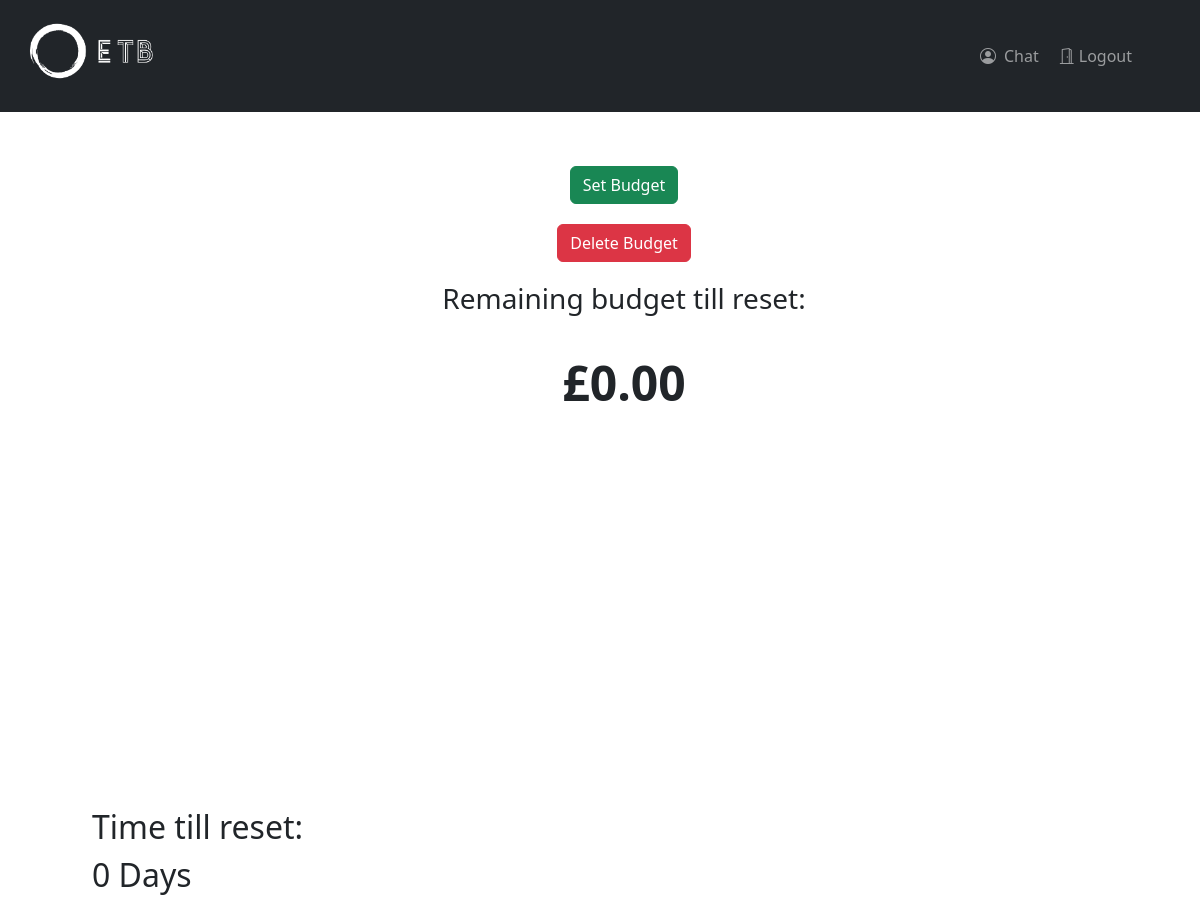
Before: /budget (signed in) with the older database file.
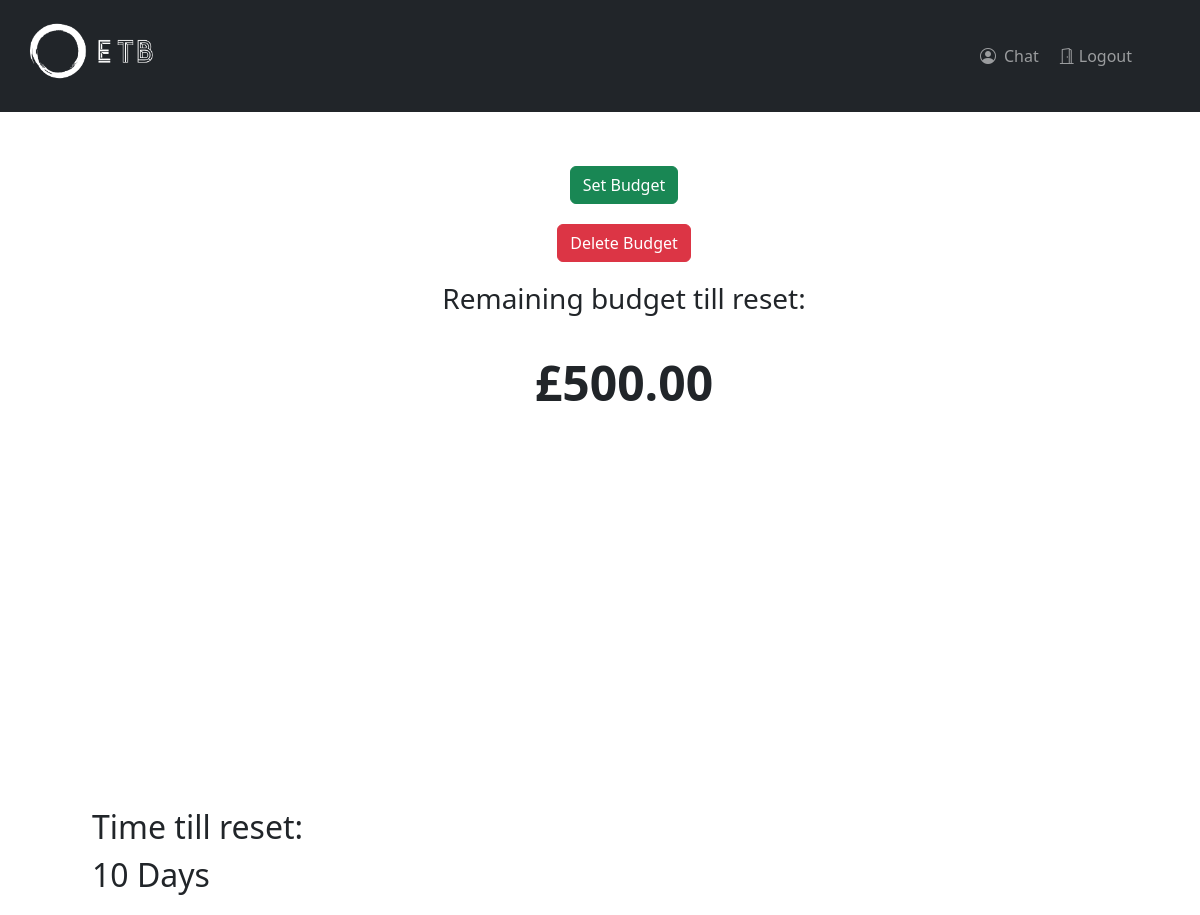
After: the same page with the newer database file.
### homeapp/models.py (models this page shows)
class UserBudget(models.Model):
    userID = models.ForeignKey(settings.AUTH_USER_MODEL, on_delete=models.CASCADE)
    car = models.CharField(max_length=128)
    fuelType = models.CharField(max_length=32, default=None)
    budget = models.DecimalField(max_digits=16,decimal_places=2)
    mpg = models.DecimalField(max_digits=16,decimal_places=2, default=50)
    startDate = models.DateField()
    endDate = models.DateField()

### homeapp/views.py (the view)
# urls.py: path('budget', views.budget, name='budget'),
@login_required(login_url='/login/auth0')
def budget(request):
    context = {}
    userID = request.user
    currentUser = User.objects.get(id=request.user.id)
    if (UserBudget.objects.filter(userID = currentUser).exists()):
        budget = UserBudget.objects.get(userID = currentUser).budget
        endDate = UserBudget.objects.get(userID = currentUser).endDate
        context["budget"] = budget
        endDateFormatted = datetime.strptime(str(endDate), "%Y-%m-%d")
        todayDate = date.today()
        if (endDate <= todayDate):
            UserBudget.objects.get(id = userID.id, endDate=endDate).delete()
            UserBudget.save()
        else:
            resetDate = endDate - todayDate
            resetDate = resetDate.days
            context["resetDate"] = resetDate
    return render(request, 'homeapp/budget.html', context)

### homeapp/templates/homeapp/budget.html (shortened to what this page needs)
{% extends "base.html" %}
{% block content %}
    <div class="row" style="padding-top:2.5%">
        <div class="col-sm-12">
            <div class="ps-5">
            <br>
            <div class="container-fluid">
                <center>
                    <a href="/setbudget"><input type="submit" class="btn btn-success" value="Set Budget" style="margin-bottom: 20px;" /></a><br/>
                    <a href="/budget/delete"><input type="submit" class="btn btn-danger" value="Delete Budget" style="margin-bottom: 20px;" /></a>
                </center>
                <h3>
                    <center>
                        Remaining budget till reset:
                    </center>
                </h3>
                <br>
                <p1>
                    <center>
                        <font size="+5">
                            <b>
                                {% if budget %}
                                £{{budget}}
                                {% else %}
                                £0.00
                                {% endif %}
                            </b>
                        </font>
                    </center>
                </p1>
                <br><br><br><br><br><br><br><br><br><br><br><br><br><br><br><br>
                <ul>
                    <font size="+3">Time till reset:
                    <br>
                    {% if resetDate %}
                        {{resetDate}} Days
                    {% else %}
                        0 Days
                    {% endif %}
                    </font>
                </ul>
            </div>
        </div>
    </div>
{% endblock content %}

### templates/base.html (shortened to what this page needs)
{% load static %}
{% load sass_tags %}
<!DOCTYPE html>
<html lang="en" style="height: 100%; width: 100%;">
<head>
    {% block app_includes %}
        <link rel="stylesheet" type="text/css" href={% sass_src 'css\base.scss' %}>
        <link href="https://cdn.jsdelivr.net/npm/bootstrap@5.2.3/dist/css/bootstrap.min.css" rel="stylesheet">
        <link rel="stylesheet" href="https://cdn.jsdelivr.net/npm/bootstrap-icons@1.5.0/font/bootstrap-icons.css">
    {% endblock app_includes %}
</head>
<body style="height: 100%; width: 100%;">
    {% block header %}
    {% include 'navbar.html' %}
    {% endblock header %}
    {% block content %}
    {% endblock content %}
</body>
</html>

### templates/navbar.html
{% load static %}
    <nav class="navbar navbar-expand-sm navbar-fixed-top bg-dark navbar-dark">
        <div class="container-fluid">
            <div class="navbar-header">
                {% if not request.user.is_authenticated %}
                    <a class="navbar-brand" href="{% url 'home' %}">
                        <img src="{% static 'images/logo_etb.png' %}" alt="my image" height="100%" width="30%">
                    </a>
                {% elif request.user.is_authenticated %}
                    <a class="navbar-brand" href="{% url 'dashboard' %}">
                        <img src="{% static 'images/logo_etb.png' %}" alt="my image" height="100%" width="30%">
                    </a>
                {% endif %}
            </div>
            <ul class="navbar-nav ms-auto pe-5">
                {% if not request.user.is_authenticated %}
                    <li class="nav-item"><a class="nav-link" href="http://localhost:8000/login/auth0"><i class="bi bi-person me-2"></i>Login/Sign Up</a> </li>
                {% elif request.user.is_authenticated %}
                    <li class="nav-item pe-1"><a class="nav-link" href="{% url 'chat' %}"><i class="bi bi-person-circle pe-2"></i>Chat</a> </li>
                    <li class="nav-item"><a class="nav-link" href="{% url 'logout' %}"><i class="bi bi-door-open pe-1"></i>Logout</a> </li>
                {% endif %}
            </ul>
        </div>
    </nav>

Changed rows visible on the page:
added UserBudget: budget "500.00"
Other visible differences:
{{ resetDate }}: (not shown) → "10"
text no longer shown: "£0.00 0 Days"
text now shown: "£ Days"
